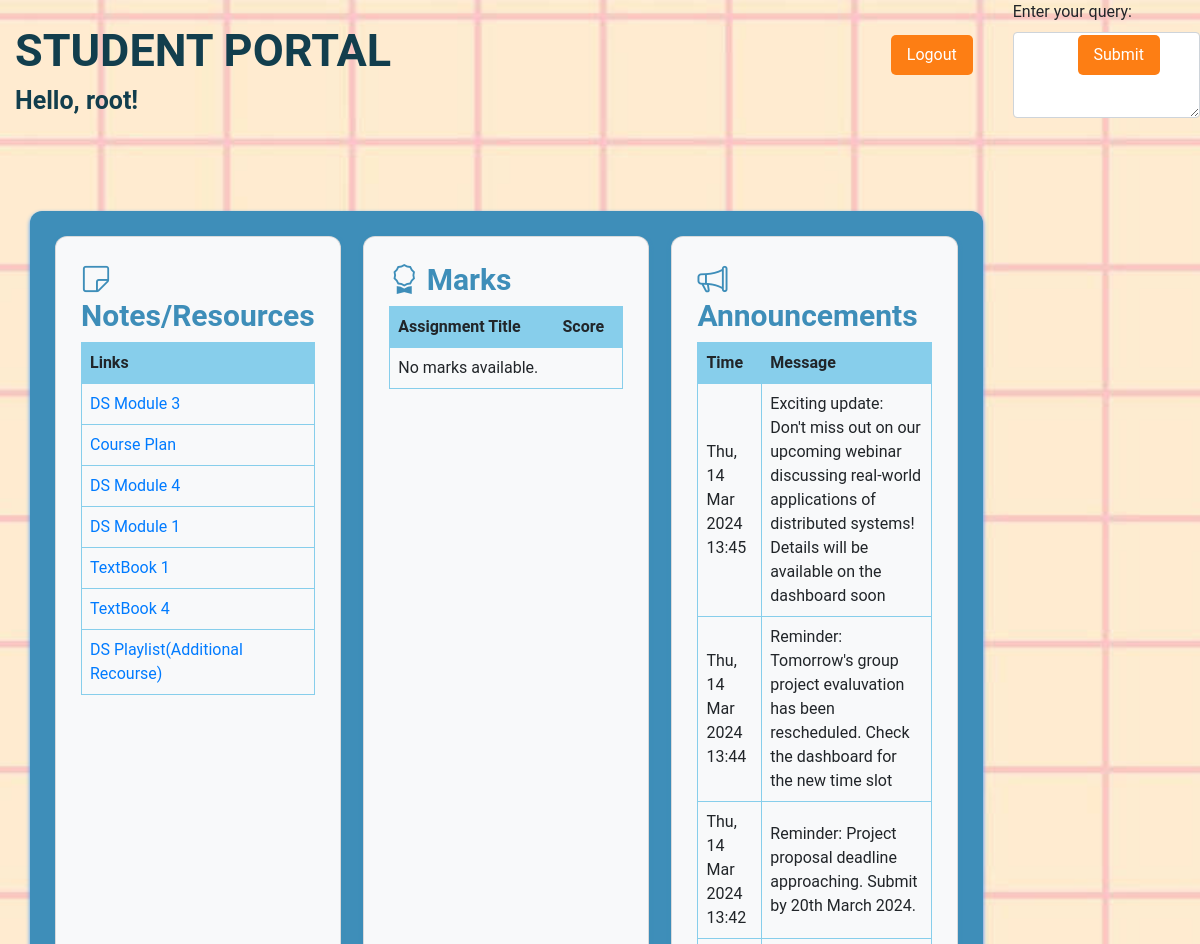
Before: /home/ (signed in, upper part) with the older database file.
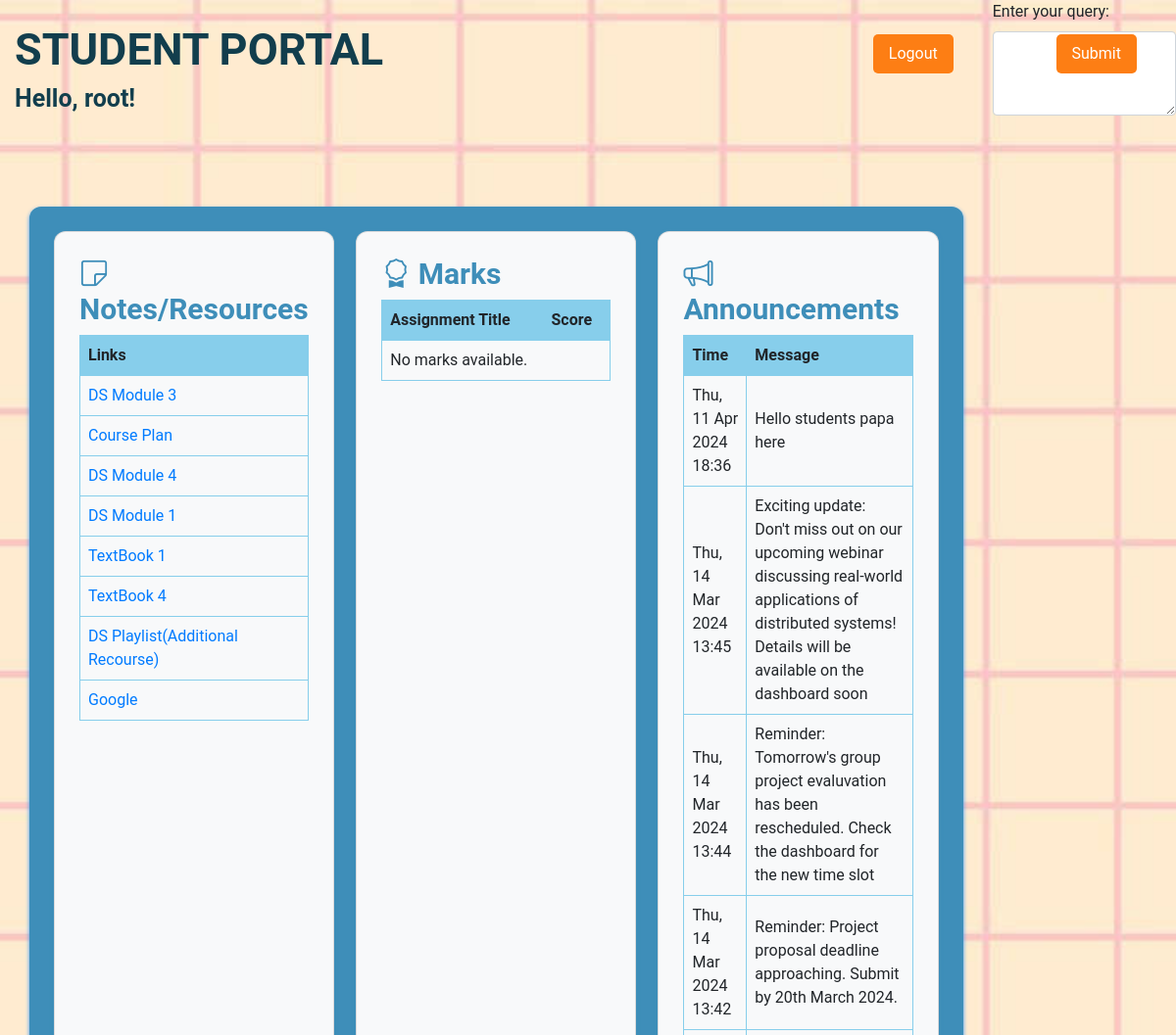
After: the same page with the newer database file.
### myapp/models.py (models this page shows, shortened)
class Resource(models.Model):
    title = models.CharField(max_length=255)
    link = models.URLField()
    description = models.TextField(blank=True)

class Announcement(models.Model):
    message = models.TextField()
    created_at = models.DateTimeField(auto_now_add=True)
    for_all = models.BooleanField(default=True)
    specific_student = models.ForeignKey(
        User, on_delete=models.CASCADE, null=True, blank=True)  # Optional

### myapp/views.py (the view)
# urls.py: path('home/', views.home_view, name='home'),
def home_view(request):
    resources = Resource.objects.all()
    marks = Mark.objects.filter(student=request.user)
    announcements = (Announcement.objects.filter(for_all=True) | Announcement.objects.filter(
        specific_student=request.user)).order_by('-created_at')
    context = {
        'user': request.user,
        'welcome_message': "STUDENT PORTAL",
        'resources': resources,
        'marks': marks,
        'announcements': announcements,
    }
    return render(request, 'home.html', context)

### templates/home.html (shortened to what this page needs)
<!DOCTYPE html>
<html lang="en">
<head>
    <link rel="stylesheet" href="https://stackpath.bootstrapcdn.com/bootstrap/4.5.2/css/bootstrap.min.css">
    <link rel="stylesheet" href="https://cdn.jsdelivr.net/npm/bootstrap-icons@1.9.1/font/bootstrap-icons.css">
</head>
<body style="background-image: url('../static/images/bg.jpeg'); background-size: cover; background-position: center;">
</body>
<div class="container">
    <br>
    <h1>{{ welcome_message }}</h1>
    <h3>Hello, {{ user.username }}!</h3>
    <form action="{% url 'logout' %}" method="post">
        <button type="submit">Logout</button>
    </form>
    <br><br><br>
    <div class="dashboard">
        <div class="column card bg-light">
            <h2><i class="bi bi-sticky"></i> Notes/Resources</h2>
            <table>
                <thead>
                    <tr>
                        <th>Links</th>
                    </tr>
                </thead>
                <tbody>
                    {% for resource in resources %}
                    <tr>
                        <td><a href="{{ resource.link }}">{{ resource.title }}</a></td>
                    </tr>
                    {% empty %}
                    <tr>
                        <td>No resources available.</td>
                    </tr>
                    {% endfor %}
                </tbody>
            </table>
        </div>
        <div class="column card bg-light">
            <h2><i class="bi bi-award"></i> Marks</h2>
            <table>
                <thead>
                    <tr>
                        <th>Assignment Title</th>
                        <th>Score</th>
                    </tr>
                </thead>
                <tbody>
                    {% for mark in marks %}
                    <tr>
                        <td>{{ mark.assignment_title }}</td>
                        <td>{{ mark.score }}</td>
                    </tr>
                    {% empty %}
                    <tr>
                        <td colspan="2">No marks available.</td>
                    </tr>
                    {% endfor %}
                </tbody>
            </table>
        </div>
        <div class="column card bg-light">
            <h2><i class="bi bi-megaphone"></i> Announcements</h2>
            <table>
                <thead>
                    <tr>
                        <th>Time</th>
                        <th>Message</th>
                    </tr>
                </thead>
                <tbody>
                    {% for announcement in announcements %}
                    <tr class="announcement" data-message="{{ announcement.message }}"
                        data-type="{% if announcement.for_all %}Broadcast{% else %}Private{% endif %}">
                        <td>{{ announcement.created_at|date:"D, d M Y H:i" }}</td>
                        <td>{{ announcement.message }}</td>
                    </tr>
                    {% empty %}
                    <tr>
                        <td colspan="2">No announcements.</td>
                    </tr>
                    {% endfor %}
                </tbody>
            </table>
        </div>
    </div>
</div>
<br>
<form action="{% url 'submit_query' %}" method="post">
    <div class="form-group">
        <label for="queryMessage">Enter your query:</label>
        <textarea class="form-control" id="queryMessage" name="message" rows="3"></textarea>
    </div>
    <button type="submit" class="btn btn-primary">Submit</button>
</form>
</body>
</html>

### templates/home.html (style rules this page uses)
body { font-family: 'Roboto', sans-serif; margin: 0; padding: 0; display: flex; justify-content: center; background-color: #fff; background-image: url('../static/images/bg-mobile.jpg'); background-size: cover; background-position: center; }
@media (min-width: 768px) { body { background-image: url('../static/images/bg.jpg'); background-size: contain; background-repeat: no-repeat; } }
.dashboard { display: grid; grid-template-columns: repeat(3, 1fr); gap: 22px; max-width: 1300px; margin: 15px; padding: 25px; background-color: #3e8eb9; border-radius: 12px; box-shadow: 0 2px 4px #3399ff; }
.column { padding: 25px; border-radius: 12px; background-color: #FFF; box-shadow: 0 2px 4px #3e8eb9; transition: transform 0.2s ease; }
h1 { color: #123e4d; font-family: 'Roboto',sans-serif; font-size: 45px; font-weight: bold; }
h3 { color: #123e4d; font-family: 'Roboto',sans-serif; font-size: 25px; font-weight: bold; }
h2 { color: #3e8eb9; font-family: 'Roboto',sans-serif; font-size: 30px; font-weight: bold; }
.card { margin-bottom: 15px; }
button[type="submit"] { background-color: #fd7e14; color: white; border: none; padding: 8px 16px; border-radius: 5px; cursor: pointer; position: absolute; top: 35px; right: 40px; }
h2 i { color: #3e8eb9; }
.container { position: relative; }
table { border-collapse: collapse; width: 100%; }
th, td { border: 1px solid #87CEEB; padding: 8px; text-align: left; }
th { background-color: #87CEEB; }

Changed rows visible on the page:
added Resource: title "Google"
added Announcement: created_at "Thu, 11 Apr 2024 18:36", message "Hello students papa here"
